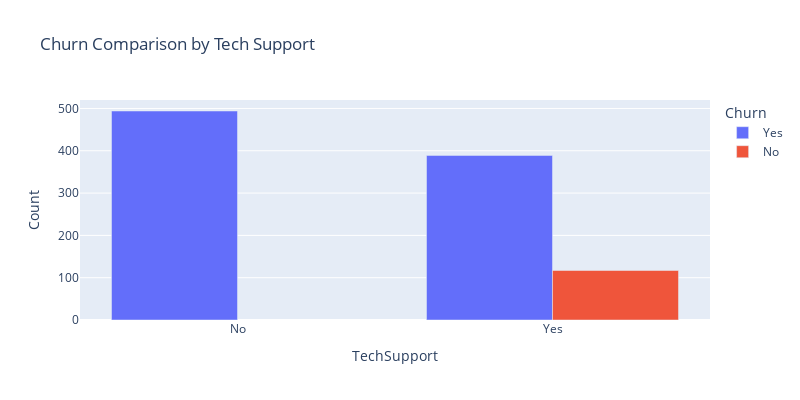

Notebook cell for this chart:
### Markdown cell above
Customer with month-to-month contract are 100% likely to churn than customers with one and two year contract.

### Code cell
df_ts = df.groupby(['TechSupport', 'Churn']).size().reset_index(name='Count')
# Grouped bar chart
fig = px.bar(
    df_ts,
    x='TechSupport',
    y='Count',
    color='Churn',
    barmode='group',
    title='Churn Comparison by Tech Support'
)
fig.update_layout(
    width=800,
    height=400
)

fig.show()

### Figure 1 — Plotly figure (JSON) as saved in the notebook; plotly's stock layout.template omitted (floating-point values rounded to 4 significant figures)
{"data": [{"alignmentgroup": "True", "hovertemplate": "Churn=Yes<br>TechSupport=%{x}<br>Count=%{y}<extra></extra>", "legendgroup": "Yes", "marker": {"color": "#636efa", "pattern": {"shape": ""}}, "name": "Yes", "offsetgroup": "Yes", "orientation": "v", "showlegend": true, "textposition": "auto", "type": "bar", "x": ["No", "Yes"], "xaxis": "x", "y": [494, 389], "yaxis": "y"}, {"alignmentgroup": "True", "hovertemplate": "Churn=No<br>TechSupport=%{x}<br>Count=%{y}<extra></extra>", "legendgroup": "No", "marker": {"color": "#EF553B", "pattern": {"shape": ""}}, "name": "No", "offsetgroup": "No", "orientation": "v", "showlegend": true, "textposition": "auto", "type": "bar", "x": ["Yes"], "xaxis": "x", "y": [117], "yaxis": "y"}], "layout": {"barmode": "group", "height": 400, "legend": {"title": {"text": "Churn"}, "tracegroupgap": 0}, "title": {"text": "Churn Comparison by Tech Support"}, "width": 800, "xaxis": {"anchor": "y", "domain": [0, 1], "title": {"text": "TechSupport"}}, "yaxis": {"anchor": "x", "domain": [0, 1], "title": {"text": "Count"}}}}
